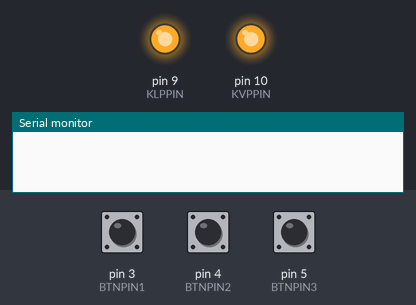
Simulated run of this sketch. Board: Arduino Uno, built with avr-gcc and run on an emulated ATmega328P. Shown: output pins drawn as LEDs (lit = HIGH), the last lines printed to the serial monitor. Dashed ring = blinking. The inputs (shaded band) are chosen by the test bench; at power-on: pin 3 (BTNPIN1) LOW, pin 4 (BTNPIN2) LOW, pin 5 (BTNPIN3) LOW.

Above: at 1.2 s.
1.3 s: pin 3 (BTNPIN1) pulled HIGH for 0.15 s
At 1.42 s:
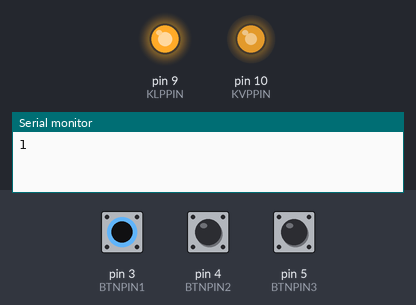
3.3 s: pin 4 (BTNPIN2) pulled HIGH for 0.15 s
At 3.37 s:
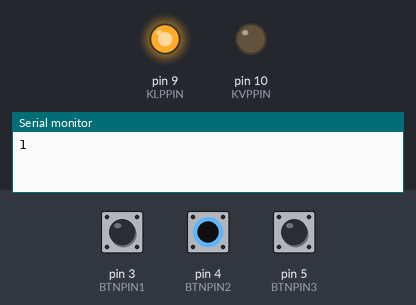
4.9 s: pin 5 (BTNPIN3) pulled HIGH for 0.15 s
At 4.97 s:
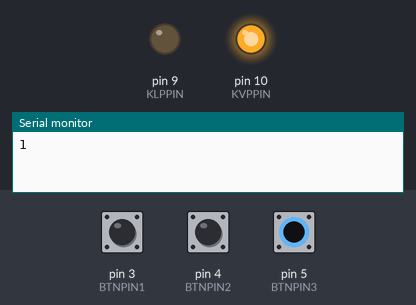
6.5 s: pin 3 (BTNPIN1) pulled HIGH for 1 s
At 6.87 s:
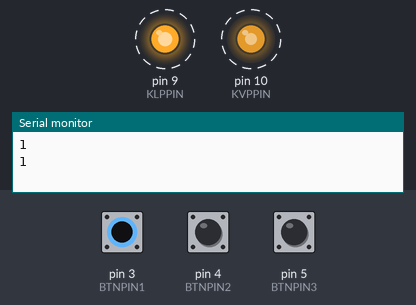
9.0 s: pin 3 (BTNPIN1) pulled HIGH for 3.2 s
At 9.12 s:
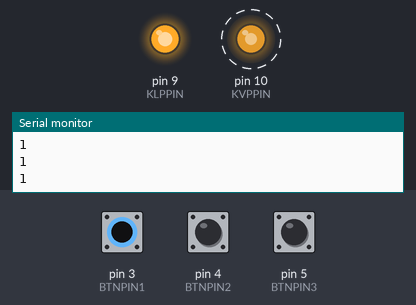
13.7 s: pin 4 (BTNPIN2) pulled HIGH for 3.2 s
At 17.7 s:
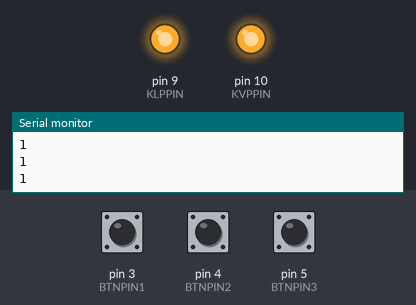
Timing chart, 0 to 19.2 s (numbered marks = the images above; inputs shaded):
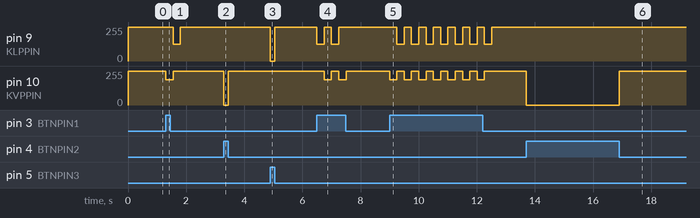

The sketch:

pump.ino
```cpp
const int BTNPIN1 = 3;
const int BTNPIN2 = 4;
const int BTNPIN3 = 5;

const int KLPPIN = 9;
const int KVPPIN = 10;

int sensorValue = 0;
int btn =0;
int clock = 250;

//counting the time
int timer(long nowtemp,long holdtemp);

//the first one the vaccum an
struct data_type { int vPWM; int lPWM; int clock;};


data_type demo [1] = { { 64, 128, 250 }};
data_type mydata1 [5] = { { 64, 96, 200 }, { 64, 96, 800 }, { 64, 96, 200 },
                          { 64, 96, 800 }, { 64, 96 ,200 }};
data_type mydata2 [5] = { { 64, 64, 500 }, { 64, 128, 250 }, { 64, 128, 500 },
                          { 64, 64, 800 }, { 64, 128 ,500 }};
data_type mydata3 [5] = { { 64, 64, 200 }, { 64, 64, 200 }, { 64, 64, 200 },
                          { 64, 64, 200 }, { 64, 64 ,200 }};
// for different mode
bool controller(int btn);
//output the PWM with our data
void pump (data_type* data ,int length);
//the KLPval is no less then 32 and the KVPval is no less then 64
void analogoutput(int KVPval, int KLPval);

//print case to serial pot for debugging
void printcase(int btn);
void setup()

{
  // set the serial port receive cycle
  Serial.begin(9600);
  //set the pin mode for arduino
  pinMode(BTNPIN1, INPUT);
  pinMode(BTNPIN2, INPUT);
  pinMode(BTNPIN3, INPUT);
  pinMode(KLPPIN, OUTPUT);
  pinMode(KVPPIN, OUTPUT);;
}

void loop() {
   while(Serial.available()==0 ){
    //change the digital input into the case
    btn = 100*digitalRead(BTNPIN1)+10*digitalRead(BTNPIN2)+digitalRead(BTNPIN3);
    controller(btn);
  }
  btn  = Serial.parseInt();
}

int timer (long nowtemp,long holdtemp){
  long nowtime = nowtemp;
  static long starttime = nowtime;
  static int count = nowtime;
  long holdtime = holdtemp;
  if(nowtime > holdtime+starttime){
    count++;
    starttime = nowtime;
  }
  return count;
}

bool controller(int btn){

  switch (btn) {
    // close both pump
    case 0:
      analogoutput(0, 0);
      return 0;
    // only open liquid pump
    case 1:
      analogoutput(0, 255);
      return 0;
    // only open air pump
    case 10:
      analogoutput(255, 0);
      return 0;
    // open both pump
    case 11:
      analogoutput(255, 255);
      return 0;
    // set switch between air pump and liguid pump
    case  100:
      pump(demo, sizeof(demo)/sizeof(data_type));
      return 1;
    //output data in one of three data sets
    case 101:
      pump(mydata1, sizeof(mydata1)/sizeof(data_type));
      return 1;
    case 110:
      pump(mydata2, sizeof(mydata2)/sizeof(data_type));
      return 1;
    case 111:
      pump(mydata3, sizeof(mydata3)/sizeof(data_type));
      return 1;
    default:
      return 1;
  }

}

void analogoutput(int KVPval, int KLPval){
  analogWrite(KVPPIN, 255-KVPval);
  analogWrite(KLPPIN, 255-KLPval);
}

void pump(data_type *data, int length){
  Serial.println(length);
  for (int i = 0; i < length; i++) {
    int trigger = timer(millis(),data[i].clock);
    while (trigger+2 > timer(millis(),data[i].clock)){

      if (timer(millis() ,data[i].clock) % 2 == 1)
        analogoutput(data[i].vPWM, 0);
      else
        analogoutput(0, data[i].lPWM);
    }
  }
}

void printcase(int btn){
  Serial.println(btn);
  switch (btn) {
    case 11:
      Serial.println("reset");
      break;
    case 0:
      Serial.println("halt");
      break;
    case 100:
      Serial.println("demo");
      break;
    case 1:
      Serial.println("liquid");
      break;
    case 10:
      Serial.println("vacuum");
      break;
    default:
      Serial.println("running");
      break;
  }
}
```

Measured:
- after the input at 1.3 s, pin 9 (KLPPIN): 255/255 → 127/255 after 0.25 s, → 255/255 0.25 s later; pin 10 (KVPPIN): 255/255 → 191/255 at once, → 255/255 0.25 s later
- after the input at 3.3 s, pin 10 (KVPPIN): 255/255 → 0/255 at once, → 255/255 0.15 s later
- after the input at 4.9 s, pin 9 (KLPPIN): 255/255 → 0/255 at once, → 255/255 0.15 s later
- after the input at 6.5 s, pin 9 (KLPPIN): alternates 255/255 for 0.25 s and 127/255 for 0.25 s, 4 changes in all, then stays 255/255, starting at once; pin 10 (KVPPIN): alternates 255/255 for 0.25 s and 191/255 for 0.25 s, 4 changes in all, then stays 255/255, starting after 0.25 s
- after the input at 9.0 s, pin 9 (KLPPIN): alternates 255/255 for 0.25 s and 127/255 for 0.25 s, 14 changes in all, then stays 255/255, starting after 0.25 s; pin 10 (KVPPIN): alternates 255/255 for 0.25 s and 191/255 for 0.25 s, 14 changes in all, then stays 255/255, starting at once
- after the input at 13.7 s, pin 10 (KVPPIN): 255/255 → 0/255 at once, → 255/255 3.2 s later
